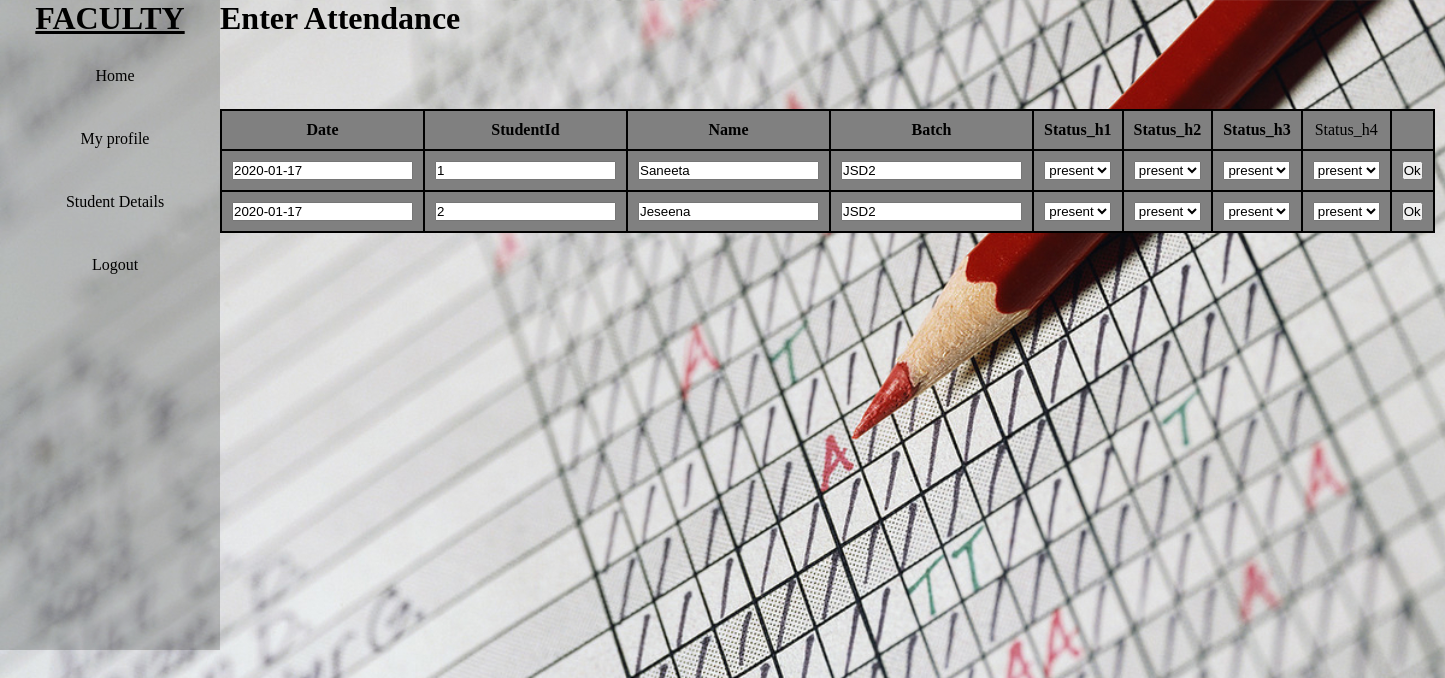
Page /view_studattndc.php (signed in) on the committed database.
### tables this page shows
CREATE TABLE `student` (
  `Sid` int(11) NOT NULL,
  `Admno` int(11) NOT NULL,
  `Admdate` date NOT NULL,
  `Name` varchar(20) NOT NULL,
  `Address` varchar(30) NOT NULL,
  `Dob` date NOT NULL,
  `Gender` varchar(20) NOT NULL,
  `Mobile` bigint(20) NOT NULL,
  `Guardian` varchar(20) NOT NULL,
  `Batch` varchar(20) NOT NULL,
  `Email` varchar(20) NOT NULL,
  `Username` varchar(20) NOT NULL,
  `Password` varchar(20) NOT NULL
);

### view_studattndc.php (the view, shortened to what this page needs)
<!DOCTYPE html>
<html>
	<head>
		<link rel="stylesheet" href="css/style.css">
	</head>
	<body class="bi">
		<div class="display">
		<div class="navbar">
			<h1><u>FACULTY</u></h1>
			<ul>
				<li> <a href="facultyhome.php">Home</a> </li>
				<li>
						<a href="fac_profile.php">My profile</a>
				</li>
				<li> <a href="">Student Details</a>
				</li>
				<li><a href="login.php">Logout</a></li>
			</ul>
		</div>
		<div>
			<h1>Enter Attendance</h1>	<br><br>
				<table>
					<thead>
						<tr>
							<th>Date</th>
							<th>StudentId</th>
							<th>Name</th>
							<th>Batch</th>
							<th>Status_h1</th>
							<th>Status_h2</th>
							<th>Status_h3</th>
							<td>Status_h4</td>
						</tr>
					</thead>
					<tbody>
						<?php
						require_once 'connection.php';
						$var=$_SESSION['Fid'];
						$sql="select * from faculty where Fid=$var";
						$result=mysqli_query($conn,$sql);
						while($row=mysqli_fetch_assoc($result))
						{
							$b=$row['BatchInCharge'];
						}
					?>
					<?php
						require_once 'connection.php';
						$sql="select * from student where Batch='".$b."'";
						$result=mysqli_query($conn,$sql);
						while($row=mysqli_fetch_assoc($result))
						{
					?>
					<tr>
						<form action="signup1.php" method="post">
							<td><input type="text" value="<?php echo date('Y-m-d');?>"  name="date"></td><br>
							<td><input type="text" value="<?php echo $row['Sid'];?>"  name="sid" ></td>
							<td><input type="text" value="<?php echo $row['Name'];?>" name="name"></td>
							<td><input type="text" value="<?php echo $row['Batch'];?>" name="batch"></td>
							<td><select name="h1" >
								<option value="present">present</option>
							</select></td>
							<td><select name="h2" >
								<option value="present">present</option>
							</select></td>
							<td><select name="h3" >
								<option value="present">present</option>
							</select></td>
							<td><select name="h4" >
								<option value="present">present</option>
							</select></td>
							<th><input type="submit" name="att" value="Ok"></th>
						</form>
					</tr>
						<?php
						}
						?>
					</tbody>
				</table><br>
			<br><br><br>
		</div>
	</div>
	</body>
</html>

### css/style.css (style rules this page uses)
* { margin:0px; padding:0px; box-sizing:border-box; }
.bi { background-image:url("../img/3.jpg"); background-size:cover; }
.navbar { text-align:center; background-color:rgba(38, 39, 35, 0.233); width:220px; height:650px; }
.navbar ul { list-style:none; display:block; }
.navbar ul li { text-align:center; width:200px; padding:15px; margin:15px; border-radius: 10px; }
.navbar ul li a { text-decoration:none; color:black; }
.display { display: inline-flex; }

### view_studattndc.php (style rules this page uses)
table,td,th { border: 2px solid black;border-collapse: collapse;background-color: grey;text-align: center;padding:10px; }

### rows in the picture
student: sid "1", name "Saneeta", batch "JSD2"
student: sid "2", name "Jeseena", batch "JSD2"
